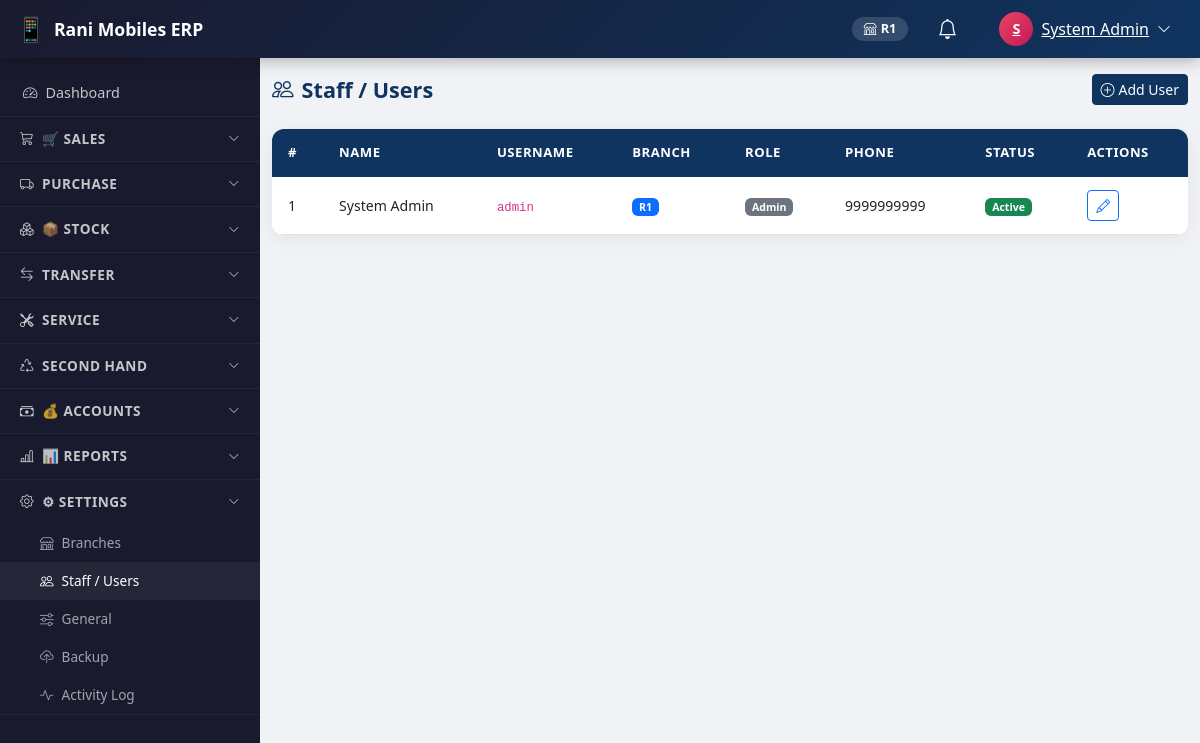
Page /modules/settings/users.php (signed in) on the committed database.
### tables this page shows
CREATE TABLE IF NOT EXISTS `users` (
  `id`          INT UNSIGNED AUTO_INCREMENT PRIMARY KEY,
  `branch_id`   INT UNSIGNED NOT NULL,
  `role_id`     INT UNSIGNED NOT NULL DEFAULT 3,
  `username`    VARCHAR(50) NOT NULL UNIQUE,
  `password`    VARCHAR(255) NOT NULL,
  `full_name`   VARCHAR(100) NOT NULL,
  `phone`       VARCHAR(20),
  `email`       VARCHAR(100),
  `photo`       VARCHAR(255),
  `is_active`   TINYINT(1) DEFAULT 1,
  `created_at`  DATETIME DEFAULT CURRENT_TIMESTAMP,
  FOREIGN KEY (`branch_id`) REFERENCES `branches`(`id`),
  FOREIGN KEY (`role_id`)   REFERENCES `roles`(`id`)
);

CREATE TABLE IF NOT EXISTS `branches` (
  `id`          INT UNSIGNED AUTO_INCREMENT PRIMARY KEY,
  `code`        VARCHAR(10) NOT NULL UNIQUE,
  `name`        VARCHAR(100) NOT NULL,
  `address`     TEXT,
  `phone`       VARCHAR(20),
  `gstin`       VARCHAR(20),
  `latitude`    DECIMAL(10,8) DEFAULT NULL,
  `longitude`   DECIMAL(11,8) DEFAULT NULL,
  `radius_m`    INT DEFAULT 100,
  `is_active`   TINYINT(1) DEFAULT 1,
  `created_at`  DATETIME DEFAULT CURRENT_TIMESTAMP
);

CREATE TABLE IF NOT EXISTS `roles` (
  `id`    INT UNSIGNED AUTO_INCREMENT PRIMARY KEY,
  `name`  VARCHAR(50) NOT NULL UNIQUE
);

### config/auth.php (called while the page is built, shortened)
<?php
function current_user(): array {
    return [
        'id'        => $_SESSION['user_id']   ?? 0,
        'name'      => $_SESSION['user_name'] ?? 'Guest',
        'role'      => $_SESSION['role']      ?? '',
        'branch_id' => $_SESSION['branch_id'] ?? 1,
        'branch'    => $_SESSION['branch']    ?? '',
    ];
}
function clean(mixed $val): string {
    return htmlspecialchars(trim((string)$val), ENT_QUOTES | ENT_HTML5, 'UTF-8');
}

### modules/settings/users.php (the view, shortened to what this page needs)
<?php
require_once __DIR__ . '/../../config/auth.php';
$pdo     = db();
$users    = $pdo->query(
    'SELECT u.*, b.code AS branch_code, r.name AS role_name
     FROM users u JOIN branches b ON b.id=u.branch_id JOIN roles r ON r.id=u.role_id
     ORDER BY b.code, u.full_name'
)->fetchAll();
?>
<?php include __DIR__ . '/../../includes/header.php'; ?>
<div class="page-header">
  <h1 class="page-title"><i class="bi bi-people me-2"></i>Staff / Users</h1>
  <button class="btn btn-primary btn-sm" data-bs-toggle="collapse" data-bs-target="#userForm">
    <i class="bi bi-plus-circle me-1"></i>Add User
  </button>
</div>
<div class="erp-table">
  <div class="table-responsive">
    <table class="table table-hover mb-0">
      <thead>
        <tr><th>#</th><th>Name</th><th>Username</th><th>Branch</th><th>Role</th>
            <th>Phone</th><th>Status</th><th>Actions</th></tr>
      </thead>
      <tbody>
        <?php foreach ($users as $i => $u): ?>
          <tr>
            <td><?= $i+1 ?></td>
            <td><?= clean($u['full_name']) ?></td>
            <td><code><?= clean($u['username']) ?></code></td>
            <td><span class="badge bg-primary"><?= clean($u['branch_code']) ?></span></td>
            <td><span class="badge bg-secondary"><?= clean($u['role_name']) ?></span></td>
            <td><?= clean($u['phone'] ?? '-') ?></td>
            <td>
              <?= $u['is_active']
                ? '<span class="badge bg-success">Active</span>'
                : '<span class="badge bg-danger">Inactive</span>' ?>
            </td>
            <td>
              <a href="?edit=<?= $u['id'] ?>" class="btn btn-sm btn-outline-primary">
                <i class="bi bi-pencil"></i>
              </a>
            </td>
          </tr>
        <?php endforeach; ?>
      </tbody>
    </table>
  </div>
</div>
<?php include __DIR__ . '/../../includes/footer.php'; ?>

### includes/header.php (shortened to what this page needs)
<?php
$user = current_user();
?>
<!DOCTYPE html>
<html lang="en">
<head>
<link rel="stylesheet" href="https://cdn.jsdelivr.net/npm/bootstrap@5.3.0/dist/css/bootstrap.min.css">
<link rel="stylesheet" href="https://cdn.jsdelivr.net/npm/bootstrap-icons@1.11.0/font/bootstrap-icons.min.css">
<link rel="stylesheet" href="<?= BASE_URL ?>/assets/css/style.css">
</head>
<body>
<nav class="navbar navbar-expand-lg erp-navbar px-3 py-0" id="topNavbar">
  <a class="navbar-brand d-flex align-items-center gap-2" href="<?= BASE_URL ?>/dashboard.php">
    <span class="brand-icon">📱</span>
    <span class="fw-bold">Rani Mobiles ERP</span>
  </a>
  <div class="ms-auto d-flex align-items-center gap-3">
    <span class="badge branch-badge d-none d-sm-inline-flex">
      <i class="bi bi-shop me-1"></i><?= clean($user['branch']) ?>
    </span>
    <div class="dropdown">
      <button class="btn btn-link text-white position-relative" data-bs-toggle="dropdown">
        <i class="bi bi-bell fs-5"></i>
      </button>
    </div>
    <div class="dropdown">
      <button class="btn btn-link text-white d-flex align-items-center gap-2" data-bs-toggle="dropdown">
        <div class="user-avatar"><?= strtoupper(substr($user['name'], 0, 1)) ?></div>
        <span class="d-none d-md-inline"><?= clean($user['name']) ?></span>
        <i class="bi bi-chevron-down small"></i>
      </button>
    </div>
  </div>
</nav>
<div class="erp-wrapper">
<?php include __DIR__ . '/sidebar.php'; ?>
<main class="erp-main" id="erpMain">
<div class="container-fluid py-3">

### assets/css/style.css (style rules this page uses)
:root { --primary: #0f3460; --accent: #e94560; --sidebar-w: 260px; --navbar-h: 58px; --bg-dark: #1a1a2e; --bg-card: #ffffff; --text-muted: #6c757d; --success: #28a745; --warning: #ffc107; --danger: #dc3545; --info: #17a2b8; --transition: all 0.3s ease; }
*, *::before, *::after { box-sizing: border-box; }
body { font-family: 'Segoe UI', Tahoma, Geneva, Verdana, sans-serif; background: #f0f2f5; color: #333; margin: 0; }
.erp-navbar { background: linear-gradient(135deg, var(--bg-dark) 0%, var(--primary) 100%); height: var(--navbar-h); position: fixed; top: 0; left: 0; right: 0; z-index: 1050; box-shadow: 0 2px 15px rgba(0,0,0,0.3); }
.erp-navbar .navbar-brand { color: #fff !important; font-size: 1.1rem; }
.brand-icon { font-size: 1.5rem; }
.user-avatar { width: 34px; height: 34px; border-radius: 50%; background: linear-gradient(135deg, var(--accent), #c2185b); color: #fff; display: inline-flex; align-items: center; justify-content: center; font-weight: 700; font-size: 0.9rem; }
.branch-badge { background: rgba(255,255,255,0.15); color: #fff; padding: 0.35rem 0.75rem; border-radius: 20px; font-size: 0.8rem; }
.erp-wrapper { display: flex; margin-top: var(--navbar-h); min-height: calc(100vh - var(--navbar-h)); }
.erp-main { margin-left: var(--sidebar-w); flex: 1; min-height: calc(100vh - var(--navbar-h)); transition: var(--transition); }
.erp-table { background: #fff; border-radius: 12px; overflow: hidden; box-shadow: 0 4px 20px rgba(0,0,0,0.06); }
.erp-table .table { margin: 0; }
.erp-table .table thead th { background: var(--primary); color: #fff; font-weight: 600; font-size: 0.82rem; text-transform: uppercase; letter-spacing: 0.5px; border: none; padding: 0.9rem 1rem; }
.erp-table .table tbody td { padding: 0.8rem 1rem; vertical-align: middle; font-size: 0.88rem; }
.page-header { display: flex; align-items: center; justify-content: space-between; margin-bottom: 1.5rem; flex-wrap: wrap; gap: 0.75rem; }
.page-title { font-size: 1.35rem; font-weight: 700; color: var(--primary); margin: 0; }
.btn-primary { background: var(--primary); border-color: var(--primary); }

### rows in the picture
users: branch.code "R1", full_name "S", full_name "System Admin", username "admin", role.name "Admin", phone "9999999999", is_active "Active"
